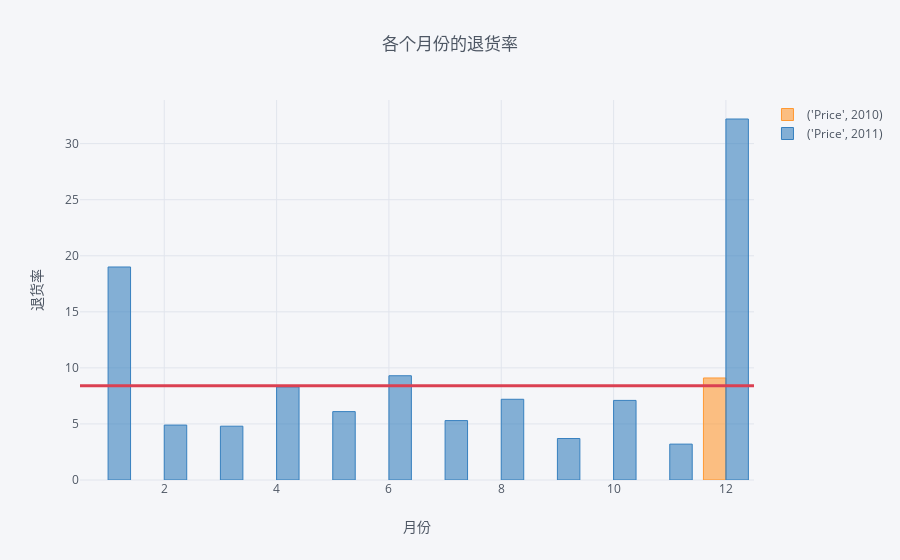

Notebook source saved alongside this figure:
### Code cell
#数据可视化
rate.iplot(
    kind='bar',
    xTitle='月份',
    yTitle='退货率',
    title='各个月份的退货率',
    hline=dict(y=s,width=3,color='red'))

### Figure 1 — Plotly figure (JSON) as saved in the notebook; plotly's stock layout.template omitted (floating-point values rounded to 4 significant figures)
{"data": [{"marker": {"color": "rgba(255, 153, 51, 0.6)", "line": {"color": "rgba(255, 153, 51, 1.0)", "width": 1}}, "name": "('Price', 2010)", "orientation": "v", "text": "", "type": "bar", "x": [1, 2, 3, 4, 5, 6, 7, 8, 9, 10, 11, 12], "y": ["", "", "", "", "", "", "", "", "", "", "", 9.1]}, {"marker": {"color": "rgba(55, 128, 191, 0.6)", "line": {"color": "rgba(55, 128, 191, 1.0)", "width": 1}}, "name": "('Price', 2011)", "orientation": "v", "text": "", "type": "bar", "x": [1, 2, 3, 4, 5, 6, 7, 8, 9, 10, 11, 12], "y": [19, 4.9, 4.8, 8.3, 6.1, 9.3, 5.3, 7.2, 3.7, 7.1, 3.2, 32.2]}], "layout": {"legend": {"bgcolor": "#F5F6F9", "font": {"color": "#4D5663"}}, "paper_bgcolor": "#F5F6F9", "plot_bgcolor": "#F5F6F9", "shapes": [{"line": {"color": "#db4052", "dash": "solid", "width": 3}, "type": "line", "x0": 0, "x1": 1, "xref": "paper", "y0": 8.4, "y1": 8.4, "yref": "y"}], "title": "各个月份的退货率", "titlefont": {"color": "#4D5663"}, "xaxis": {"gridcolor": "#E1E5ED", "showgrid": true, "tickfont": {"color": "#4D5663"}, "title": "月份", "titlefont": {"color": "#4D5663"}, "zerolinecolor": "#E1E5ED"}, "yaxis": {"gridcolor": "#E1E5ED", "showgrid": true, "tickfont": {"color": "#4D5663"}, "title": "退货率", "titlefont": {"color": "#4D5663"}, "zerolinecolor": "#E1E5ED"}}}
